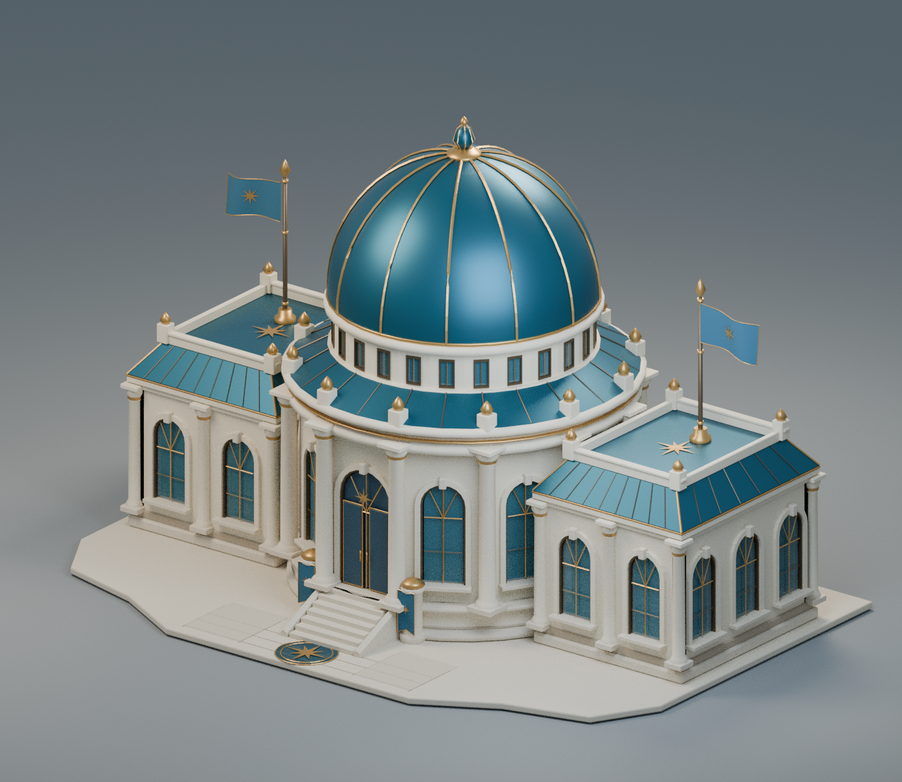
#> input picture artifacts/settlements_hall/v1-static/hero.png, 902 x 782 px, shrunk from 1500 x 1300 before the run, found by its file name
$ python compare_hall_lite_renders.py
#> lines starting #> are read from the running program, lines starting #| are printed output that depends on the picture
"""Save equal-pixel-scale V2/Lite comparison figures without changing the renders."""
import hashlib
import json
import os
from pathlib import Path
import struct

ROOT = Path(__file__).resolve().parents[1]
os.environ.setdefault('MPLCONFIGDIR', str(ROOT/'work/matplotlib'))
import matplotlib
matplotlib.use('Agg')
import matplotlib.pyplot as plt
from PIL import Image


def main():
    base = ROOT/'artifacts/settlements_hall/v2-animated'
    out = ROOT/'blender/generated/settlements_hall_lite'
    result = {'method': 'Identical camera/light configuration; no independent image scaling or crop', 'views': {}}
    for view in ['hero', 'front', 'rear', 'detail']:
        left, right = base/(view+'.png'), out/(view+'.png')
        a, b = Image.open(left), Image.open(right)
#> a is the input picture: PIL image 902x782 RGBA; mean R, G, B, A 119.9, 130.6, 132.5, 255
        assert a.size == b.size, (view, a.size, b.size)
        width, height = a.size
#> width = 902; height = 782
        fig, axes = plt.subplots(1, 2, figsize=(width*2/150, (height+80)/150), dpi=150)
        for ax, image, title in zip(axes, [a, b], ['V2 / 34,643 triangles', 'V3 Lite / 19,816 triangles (-42.8%)']):
            ax.imshow(image)
            ax.set_title(title, fontsize=16)
            ax.axis('off')
#> this loop made 2 passes
#> title on passes 1 to 2: 'V2 / 34,643 triangles', 'V3 Lite / 19,816 triangles (-42.8%)'
        fig.subplots_adjust(left=0, right=1, bottom=0, top=height/(height+80), wspace=0)
        fig.savefig(out/('comparison_'+view+'.png'), facecolor='#eeeeee')
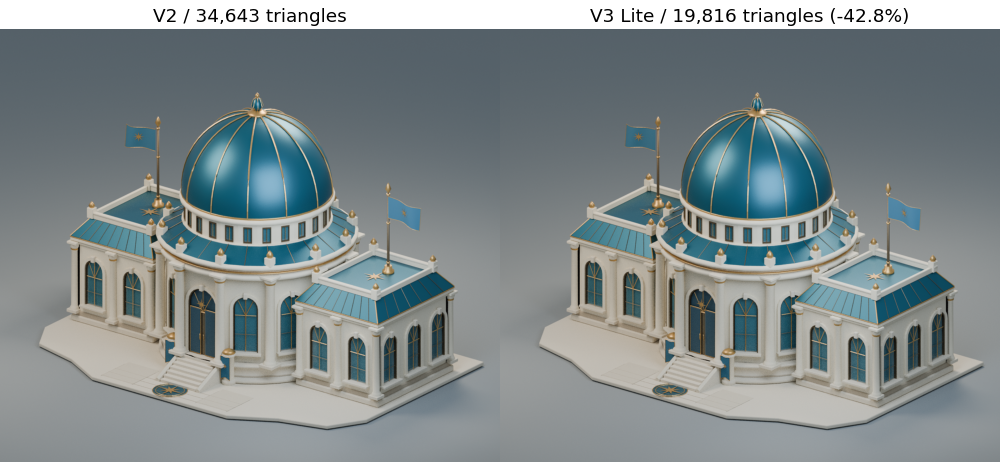
#> figure drawn by matplotlib, 2 panels
        plt.close(fig)
        result['views'][view] = {'source_pixels': [width, height],
            'v2_sha256': hashlib.sha256(left.read_bytes()).hexdigest(),
            'lite_sha256': hashlib.sha256(right.read_bytes()).hexdigest()}
#> pass 2 of the loop in main, `for view in ['hero', 'front', 'rear', 'detail']:`:
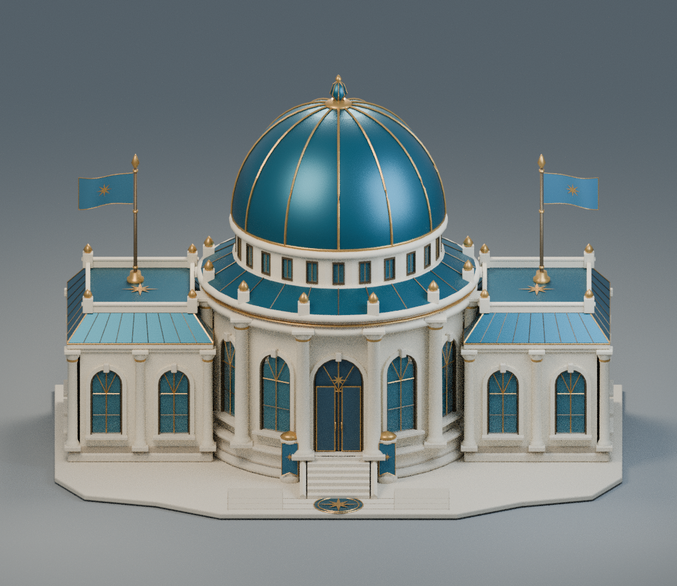
#> input picture artifacts/settlements_hall/v1-static/front.png, 677 x 586 px, shrunk from 1125 x 975 before the run, found by its file name
#> in main, a is the input picture: PIL image 677x586 RGBA; mean R, G, B, A 118, 128.6, 130.3, 255
#> the loop in main, `for ax, image, title in zip(axes, [a, b], ['V2 / 34,643 triangles', 'V..` made 2 passes
#> in main, `fig.savefig(out/('comparison_'+view+'.png'), facecolor='#eeeeee')`:
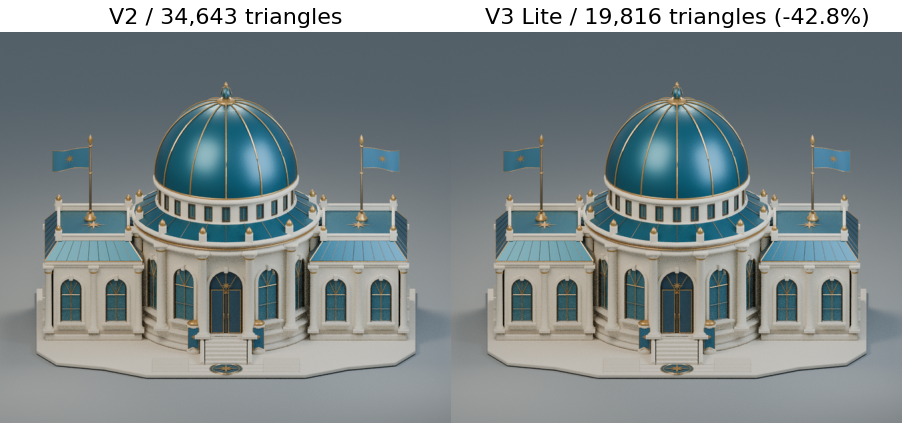
#> figure drawn by matplotlib, 2 panels
#> pass 3 of the loop in main, `for view in ['hero', 'front', 'rear', 'detail']:`:
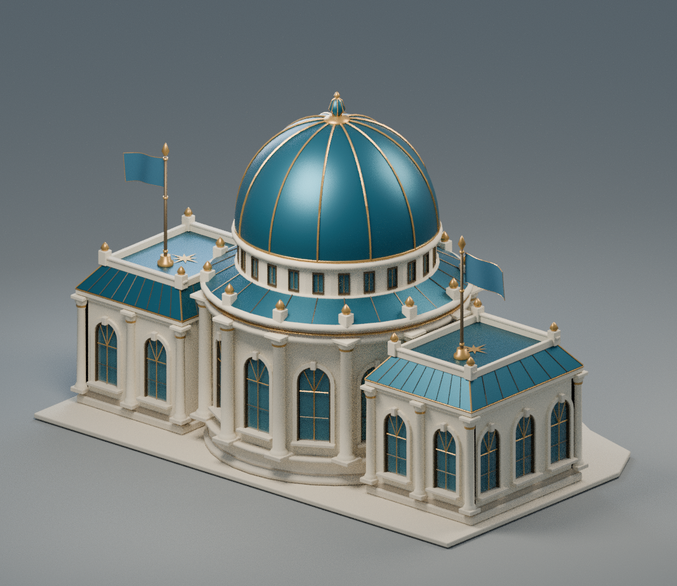
#> input picture artifacts/settlements_hall/v1-static/rear.png, 677 x 586 px, shrunk from 1125 x 975 before the run, found by its file name
#> in main, a is the input picture: PIL image 677x586 RGBA; mean R, G, B, A 117.3, 126.3, 126.7, 255
#> in main, `fig.savefig(out/('comparison_'+view+'.png'), facecolor='#eeeeee')`:
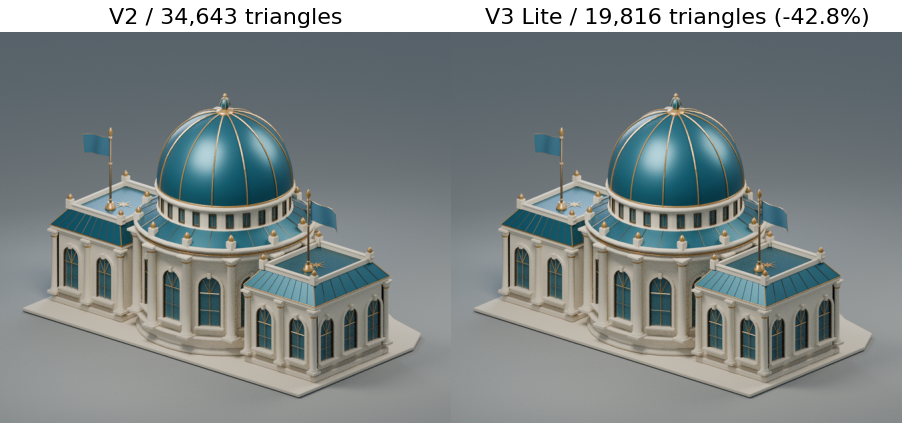
#> figure drawn by matplotlib, 2 panels
#> the loop made 4 passes; the first 3 are shown
    documents = []
#> documents = []
    for path in [ROOT/'work/hall-v3-godot/assets/generated/reference_v2.glb', out/'settlements_hall.glb']:
        data = path.read_bytes()
        length = struct.unpack_from('<I', data, 12)[0]
        documents.append(json.loads(data[20:20+length]))
    mats = [{m['name']: m for m in d['materials']} for d in documents]
    assert mats[0] == mats[1], 'Changed PBR materials'
    result['all_11_exported_materials_identical'] = True
    result['artistic_review'] = 'Dome, all main facade bays/columns, twelve ribs, stairs and color hierarchy retained. Reduced clerestory/post repetition and micro-ornament are visible at close inspection; no primitive blockout or proportion change.'
    (out/'render_comparison.json').write_text(json.dumps(result, indent=2)+'\n')
    print('LITE_RENDER_COMPARISONS_OK', json.dumps(result))


if __name__ == '__main__':
#> (the run stopped early here; a loop or call above may not have finished)
